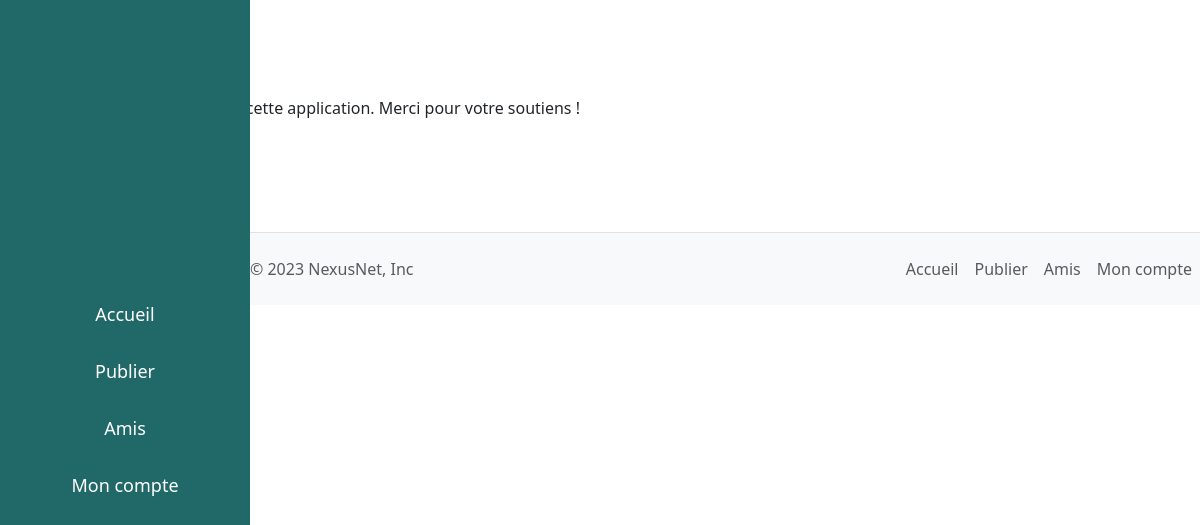
Before: /my-publications/ (signed in) with the older database file.
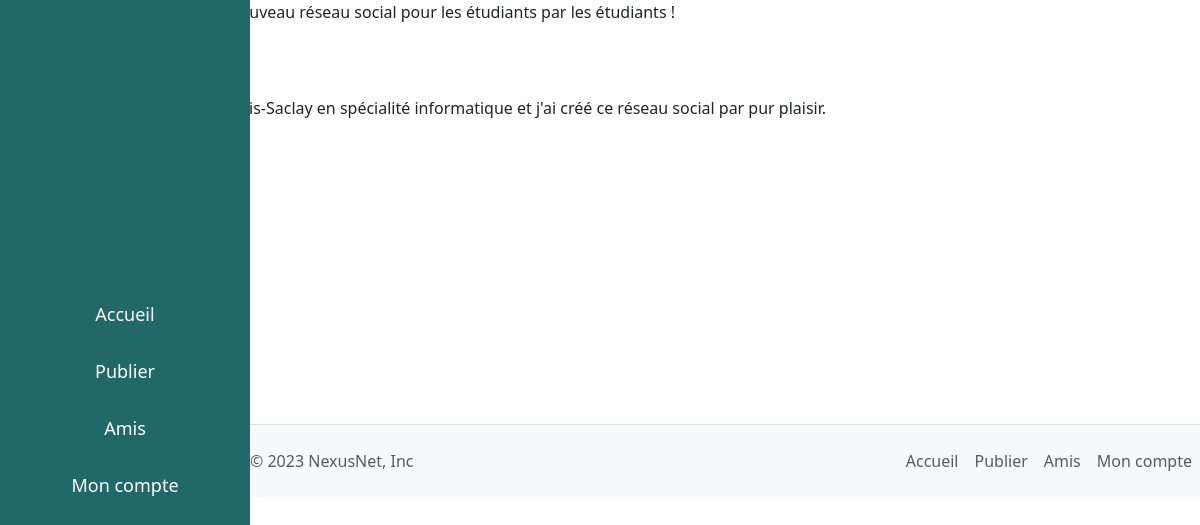
After: the same page with the newer database file.
### listings/models.py (models this page shows, shortened)
class Publication(models.Model):
    message = models.TextField(max_length=1000)
    date = models.DateField()
    picture = models.ImageField(upload_to='', null=True, blank=True)
    isPrivate = models.BooleanField(default=False)
    like = models.PositiveIntegerField(default=0)
    author = models.ForeignKey(User, on_delete=models.CASCADE, related_name='author')

### listings/views.py (the view)
# urls.py: path('my-publications/', listings.views.myPublication, name='myPublications'),
@login_required
def myPublication(request):
    user = request.user
    publications = Publication.objects.filter(author=user)
    return render(request, 'listings/myPublication.html', {'publications': publications})

### listings/templates/listings/myPublication.html
{% extends 'base.html' %}
{% block content %}
<p>
    {% for publication in publications %}
        {{ publication.message }} <br>
        {{ publication.date }} <br>
        <a href="{% url 'publicationUpdate' publication.id %}">Modifier la publication</a> <br>
        <a href="{% url 'publicationDelete' publication.id %}">Supprimer la publication</a> <br>
    {% endfor %}
</p>
<a href="{% url 'writePublication' %}">Ecrire une publication</a>
{% endblock %}

Changed rows visible on the page:
removed Publication: message "J'ai fait beaucoup de travail pour cette application. Merci pour votre soutiens !"
added Publication: message "Bienvenue chez NexusNet ! Le nouveau réseau social pour les étudiants par les étudiants !"
added Publication: message "Je suis un étudiant à Polytech Paris-Saclay en spécialité informatique et j'ai créé ce réseau social par pur plaisir."
